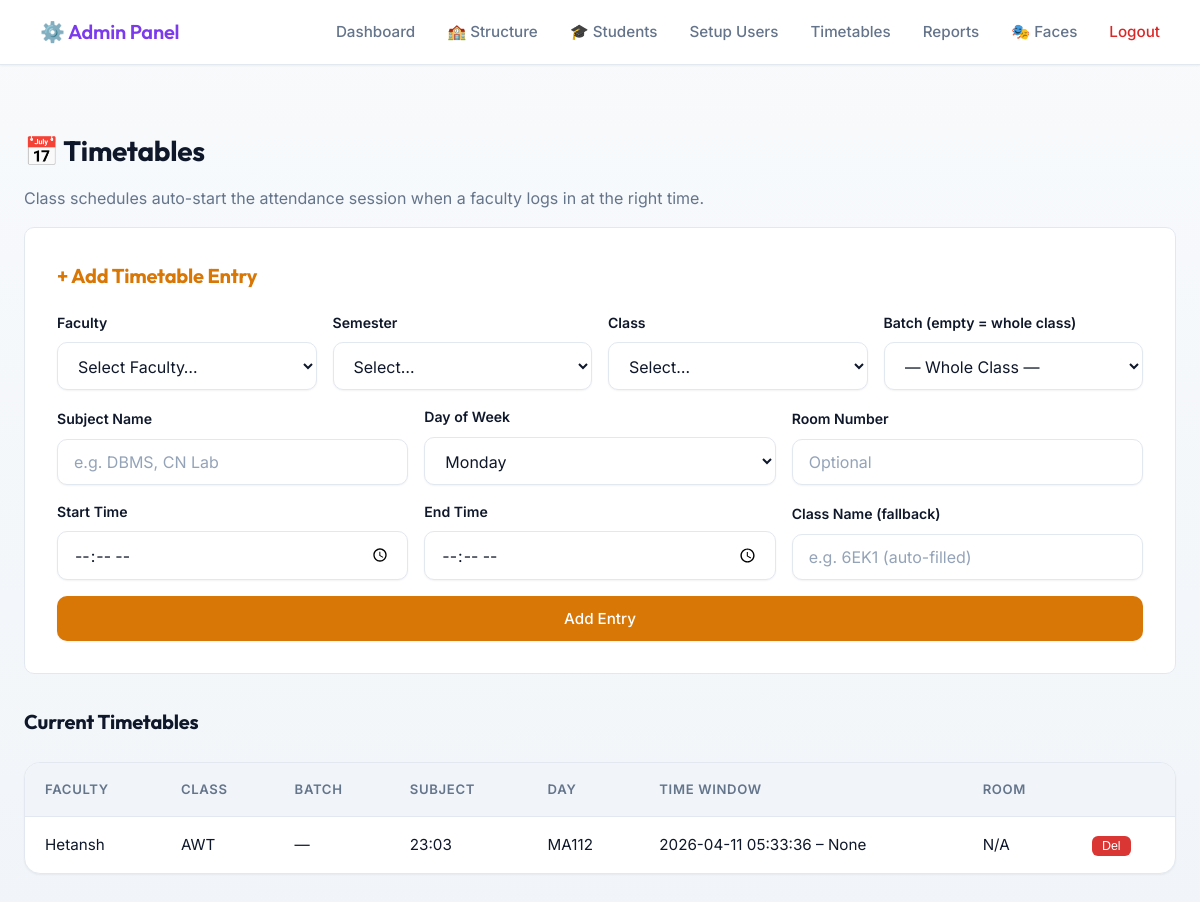
/admin/timetables (signed in), run on an earlier commit of the app's database.
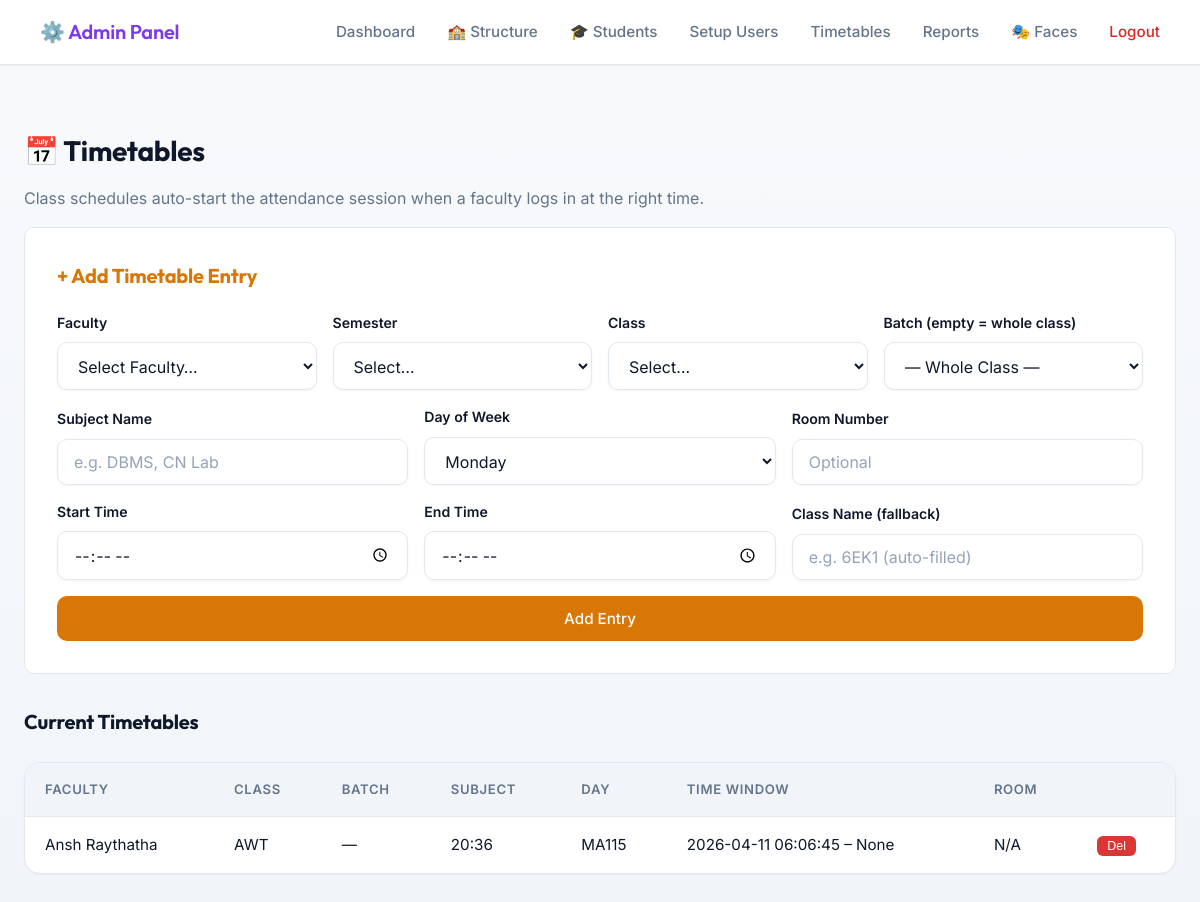
And on a later commit of the database.
### tables this page shows
CREATE TABLE timetables (
                id INTEGER PRIMARY KEY AUTOINCREMENT,
                faculty_id INTEGER NOT NULL,
                class_name TEXT NOT NULL,
                day_of_week TEXT NOT NULL,
                start_time TEXT NOT NULL,
                end_time TEXT NOT NULL,
                room_number TEXT,
                created_at TIMESTAMP DEFAULT CURRENT_TIMESTAMP, class_id INTEGER, batch_id INTEGER, subject_name TEXT,
                FOREIGN KEY (faculty_id) REFERENCES faculties(id)
            );

CREATE TABLE faculties (
                id INTEGER PRIMARY KEY AUTOINCREMENT,
                name TEXT NOT NULL,
                email TEXT UNIQUE NOT NULL,
                department TEXT NOT NULL,
                passcode_hash TEXT NOT NULL,
                created_at TIMESTAMP DEFAULT CURRENT_TIMESTAMP,
                is_active BOOLEAN DEFAULT 1
            );

### app.py (the view)
    def wrap(*args, **kwargs):
        if not session.get("admin_logged_in"):
            return redirect(url_for("admin_login"))
        return f(*args, **kwargs)

### app.py (called while the page is built)
def get_db():
    return Database()

def admin_required(f):
    def wrap(*args, **kwargs):
        if not session.get("admin_logged_in"):
            return redirect(url_for("admin_login"))
        return f(*args, **kwargs)
    wrap.__name__ = f.__name__
    return wrap

### database.py (called while the page is built)
    def connect(self):
        self.conn   = sqlite3.connect(DB_PATH)
        self.cursor = self.conn.cursor()

    def disconnect(self):
        if self.conn:
            self.conn.close()
            self.conn   = None
            self.cursor = None

    def _add_column_if_missing(self, table, column, col_type):
        try:
            self.cursor.execute(f"ALTER TABLE {table} ADD COLUMN {column} {col_type}")
        except sqlite3.OperationalError:
            pass  # Column already exists

    def get_all_faculties(self):
        self.connect()
        self.cursor.execute('SELECT * FROM faculties WHERE is_active = 1')
        r = self.cursor.fetchall(); self.disconnect(); return r

    def get_all_semesters(self):
        self.connect()
        self.cursor.execute('SELECT * FROM semesters ORDER BY number')
        r = self.cursor.fetchall(); self.disconnect(); return r

    def get_all_batches(self):
        self.connect()
        self.cursor.execute('''
            SELECT b.id, b.class_id, b.name, c.name as class_name, s.number as semester
            FROM batches b
            JOIN classes c ON b.class_id = c.id
            JOIN semesters s ON c.semester_id = s.id
            ORDER BY s.number, c.name, b.name
        ''')
        r = self.cursor.fetchall(); self.disconnect(); return r

    def get_all_timetables(self):
        self.connect()
        self.cursor.execute('''
            SELECT t.*, f.name as faculty_name
            FROM timetables t
            JOIN faculties f ON t.faculty_id = f.id
            ORDER BY t.day_of_week, t.start_time
        ''')
        r = self.cursor.fetchall(); self.disconnect(); return r

### templates/admin_timetables.html (shortened to what this page needs)
{% extends "admin_base.html" %}
{% block content %}
<div style="margin-top:1.5rem;">
    <h2>📅 Timetables</h2>
    <p style="color:var(--text-muted);">Class schedules auto-start the attendance session when a faculty logs in at the right time.</p>
</div>
<div style="background:var(--bg-card); padding:2rem; border-radius:var(--radius-md); border:1px solid var(--border-color); margin-bottom:2rem;">
    <h3 style="color:var(--accent-gold); margin-bottom:1.2rem;">+ Add Timetable Entry</h3>
    <form id="ttForm">
        <div style="display:grid; grid-template-columns:1fr 1fr 1fr 1fr; gap:1rem; margin-bottom:1rem; align-items:end;">
            <div class="form-group" style="margin:0;">
                <label>Faculty</label>
                <select id="t_faculty" required>
                    <option value="" disabled selected>Select Faculty…</option>
                </select>
            </div>
            <div class="form-group" style="margin:0;">
                <label>Semester</label>
                <select id="t_sem" onchange="loadTTClasses(this.value)">
                    <option value="">Select…</option>
                </select>
            </div>
            <div class="form-group" style="margin:0;">
                <label>Class</label>
                <select id="t_class_id" onchange="loadTTBatches(this.value)">
                    <option value="">Select…</option>
                </select>
            </div>
            <div class="form-group" style="margin:0;">
                <label>Batch (empty = whole class)</label>
                <select id="t_batch_id">
                    <option value="">— Whole Class —</option>
                </select>
            </div>
        </div>
        <div class="tt-grid" style="margin-bottom:1rem;">
            <div class="form-group" style="margin:0;">
                <label>Subject Name</label>
                <input type="text" id="t_subject" placeholder="e.g. DBMS, CN Lab">
            </div>
            <div class="form-group" style="margin:0;">
                <label>Day of Week</label>
                <select id="t_day" required>
                    {% for d in ["Monday","Tuesday","Wednesday","Thursday","Friday","Saturday","Sunday"] %}
                    <option value="{{ d }}">{{ d }}</option>
                    {% endfor %}
                </select>
            </div>
            <div class="form-group" style="margin:0;">
                <label>Room Number</label>
                <input type="text" id="t_room" placeholder="Optional">
            </div>
            <div class="form-group" style="margin:0;">
                <label>Start Time</label>
                <input type="time" id="t_start" required>
            </div>
            <div class="form-group" style="margin:0;">
                <label>End Time</label>
                <input type="time" id="t_end" required>
            </div>
            <div class="form-group" style="margin:0;">
                <label>Class Name (fallback)</label>
                <input type="text" id="t_class_name" placeholder="e.g. 6EK1 (auto-filled)">
            </div>
        </div>
        <button type="submit" class="btn btn-primary" style="background:var(--accent-gold);">Add Entry</button>
    </form>
</div>
<h3>Current Timetables</h3>
<div class="table-container">
<table>
    <thead>
        <tr>
            <th>Faculty</th><th>Class</th><th>Batch</th><th>Subject</th>
            <th>Day</th><th>Time Window</th><th>Room</th><th></th>
        </tr>
    </thead>
    <tbody>
        {% for t in timetables %}
        <tr id="ttrow-{{ t.id }}">
            <td>{{ t.faculty_name }}</td>
            <td>{{ t.class_name }}</td>
            <td>{{ t.batch or '—' }}</td>
            <td>{{ t.subject or '—' }}</td>
            <td>{{ t.day }}</td>
            <td>{{ t.start }} – {{ t.end }}</td>
            <td>{{ t.room or 'N/A' }}</td>
            <td>
                <button style="background:#da3633;color:#fff;border:none;border-radius:6px;padding:3px 10px;font-size:0.78rem;cursor:pointer;"
                    onclick="deleteTT({{ t.id }})">Del</button>
            </td>
        </tr>
        {% else %}
        <tr><td colspan="8" style="text-align:center;color:var(--text-muted);">No timetables yet.</td></tr>
        {% endfor %}
    </tbody>
</table>
</div>
{% endblock %}

### templates/admin_base.html (shortened to what this page needs)
<!DOCTYPE html>
<html lang="en">
<head>
    <link rel="stylesheet" href="{{ url_for('static', filename='css/styles.css') }}">
</head>
<body>
    <nav class="navbar">
        <div class="nav-brand" style="font-size: 1.25rem; font-weight: 600; color: var(--accent-purple);">
            ⚙️ Admin Panel
        </div>
        <div class="nav-links">
            <a href="{{ url_for('admin_dashboard') }}">Dashboard</a>
            <a href="{{ url_for('admin_structure') }}">🏫 Structure</a>
            <a href="{{ url_for('admin_students') }}">🎓 Students</a>
            <a href="{{ url_for('admin_setup') }}">Setup Users</a>
            <a href="{{ url_for('admin_timetables') }}">Timetables</a>
            <a href="{{ url_for('admin_reports') }}">Reports</a>
            <a href="{{ url_for('admin_faces') }}">🎭 Faces</a>
            <a href="{{ url_for('admin_logout') }}" style="color: var(--accent-red); margin-left: 2rem;">Logout</a>
        </div>
    </nav>
    <div class="container">
        {% block content %}{% endblock %}
    </div>
</body>
</html>

### static/css/styles.css (style rules this page uses)
:root { --bg-primary: #f8fafc; --bg-color-gradient: linear-gradient(180deg, #f8fafc 0%, #f1f5f9 100%); --bg-card: #ffffff; --bg-hover: #f1f5f9; --border-color: #e2e8f0; --border-light: #cbd5e1; --text-primary: #0f172a; --text-muted: #64748b; --text-inverse: #ffffff; --accent-blue: #4f46e5; --accent-blue-hover: #4338ca; --accent-green: #059669; --accent-green-hover: #047857; --accent-red: #dc2626; --accent-red-hover: #b91c1c; --accent-purple: #7c3aed; --accent-gold: #d97706; --shadow-sm: 0 1px 2px 0 rgba(0, 0, 0, 0.05); --shadow-md: 0 4px 6px -1px rgba(0, 0, 0, 0.05), 0 2px 4px -1px rgba(0, 0, 0, 0.03); --shadow-lg: 0 10px 15px -3px rgba(0, 0, 0, 0.08), 0 4px 6px -2px rgba(0, 0, 0, 0.04); --radius-md: 10px; --radius-lg: 16px; --radius-full: 9999px; --transition-fast: 0.15s ease-in-out; --transition-smooth: 0.3s cubic-bezier(0.4, 0, 0.2, 1); }
* { box-sizing: border-box; margin: 0; padding: 0; }
body { font-family: 'Inter', system-ui, -apple-system, sans-serif; background-color: var(--bg-primary); background-image: var(--bg-color-gradient); background-attachment: fixed; color: var(--text-primary); line-height: 1.6; min-height: 100vh; display: flex; flex-direction: column; -webkit-font-smoothing: antialiased; -moz-osx-font-smoothing: grayscale; }
h1, h2, h3, h4, .nav-brand { font-family: 'Outfit', 'Inter', sans-serif; font-weight: 700; letter-spacing: -0.01em; color: var(--text-primary); margin-bottom: 0.75rem; }
h2 { font-size: 1.75rem; }
h3 { font-size: 1.25rem; }
p { margin-bottom: 1rem; color: var(--text-muted); }
.container { max-width: 1200px; margin: 0 auto; padding: 2.5rem 1.5rem; width: 100%; animation: fadeIn 0.4s ease-out; }
.navbar { background: var(--bg-card); border-bottom: 1px solid var(--border-color); padding: 1rem 2.5rem; display: flex; justify-content: space-between; align-items: center; position: sticky; top: 0; z-index: 50; box-shadow: var(--shadow-sm); }
.nav-brand { margin-bottom: 0; }
.nav-links { display: flex; align-items: center; flex-wrap: wrap; }
.nav-links a, .nav-links span { color: var(--text-muted); text-decoration: none; margin-left: 2rem; font-weight: 500; font-size: 0.95rem; transition: var(--transition-fast); }
.nav-links a[style*="color: #da3633"], .nav-links a[style*="color: var(--accent-red)"] { color: var(--accent-red) !important; }
.form-group { margin-bottom: 1.5rem; }
label { display: block; margin-bottom: 0.5rem; font-weight: 600; font-size: 0.88rem; color: var(--text-primary); }
input, select { width: 100%; padding: 0.75rem 1rem; background: #ffffff; border: 1px solid var(--border-color); border-radius: var(--radius-md); color: var(--text-primary); font-family: inherit; font-size: 1rem; box-shadow: var(--shadow-sm); transition: all var(--transition-fast); }
input::placeholder, select::placeholder { color: #94a3b8; }
.btn { display: inline-block; padding: 0.75rem 1.5rem; border: 1px solid transparent; border-radius: var(--radius-md); font-family: inherit; font-weight: 500; font-size: 0.95rem; cursor: pointer; text-align: center; transition: all var(--transition-fast); color: var(--text-inverse); text-decoration: none; width: 100%; box-shadow: var(--shadow-sm); display: flex; align-items: center; justify-content: center; gap: 0.5rem; }
.btn-primary { background: var(--accent-blue); }
.table-container { background: var(--bg-card); border-radius: var(--radius-lg); border: 1px solid var(--border-color); overflow-x: auto; margin-top: 1.5rem; box-shadow: var(--shadow-sm); -webkit-overflow-scrolling: touch; }
table { width: 100%; border-collapse: collapse; min-width: 600px; }
th, td { padding: 1rem 1.25rem; text-align: left; border-bottom: 1px solid var(--border-color); font-size: 0.95rem; color: var(--text-primary); }
th { background: var(--bg-hover); color: var(--text-muted); font-weight: 600; font-size: 0.82rem; text-transform: uppercase; letter-spacing: 0.05em; white-space: nowrap; }
tr { transition: background var(--transition-fast); }
tr:last-child td { border-bottom: none; }

### templates/admin_timetables.html (style rules this page uses)
.tt-grid { display:grid; grid-template-columns:repeat(3,1fr); gap:1rem; align-items:end; }

What changed in the data, as far as the page shows it:
removed timetables: faculty_name "Hetansh", class_name "AWT", batch "—", end_time "23:03", day "MA112", start "2026-04-11 05:33:36", end "None", room "N/A"
added timetables: faculty_name "Ansh Raythatha", class_name "AWT", batch "—", end_time "20:36", day "MA115", start "2026-04-11 06:06:45", end "None", room "N/A"
